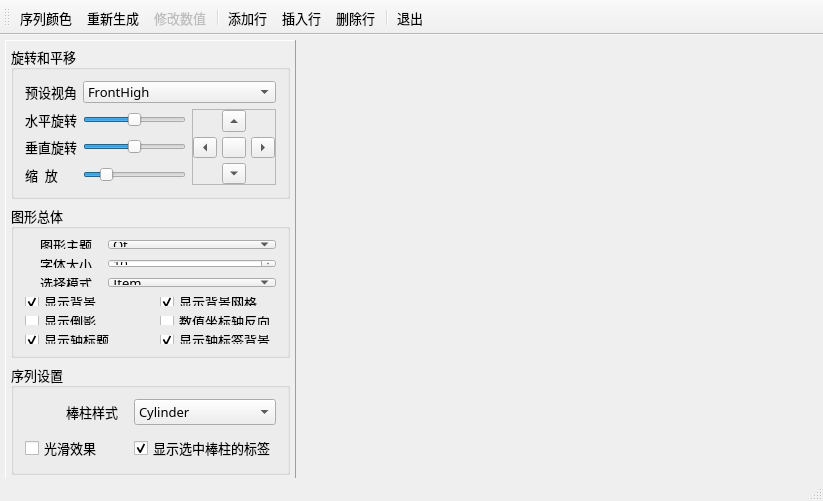
<?xml version="1.0" encoding="UTF-8"?>
<ui version="4.0">
 <class>MainWindow</class>
 <widget class="QMainWindow" name="MainWindow">
  <property name="geometry">
   <rect>
    <x>0</x>
    <y>0</y>
    <width>823</width>
    <height>501</height>
   </rect>
  </property>
  <property name="font">
   <font>
    <family>宋体</family>
    <pointsize>10</pointsize>
   </font>
  </property>
  <property name="windowTitle">
   <string>三维柱状图</string>
  </property>
  <widget class="QWidget" name="centralWidget">
   <widget class="QFrame" name="frameSetup">
    <property name="geometry">
     <rect>
      <x>5</x>
      <y>5</y>
      <width>291</width>
      <height>441</height>
     </rect>
    </property>
    <property name="maximumSize">
     <size>
      <width>300</width>
      <height>16777215</height>
     </size>
    </property>
    <property name="frameShape">
     <enum>QFrame::Panel</enum>
    </property>
    <property name="frameShadow">
     <enum>QFrame::Raised</enum>
    </property>
    <layout class="QVBoxLayout" name="verticalLayout">
     <property name="leftMargin">
      <number>5</number>
     </property>
     <property name="topMargin">
      <number>5</number>
     </property>
     <property name="rightMargin">
      <number>5</number>
     </property>
     <property name="bottomMargin">
      <number>5</number>
     </property>
     <item>
      <widget class="QGroupBox" name="groupBox_2">
       <property name="title">
        <string>旋转和平移</string>
       </property>
       <layout class="QGridLayout" name="gridLayout_3">
        <item row="0" column="0">
         <widget class="QLabel" name="label_5">
          <property name="text">
           <string>预设视角</string>
          </property>
          <property name="buddy">
           <cstring>comboCamera</cstring>
          </property>
         </widget>
        </item>
        <item row="0" column="1" colspan="2">
         <widget class="QComboBox" name="comboCamera">
          <property name="currentIndex">
           <number>2</number>
          </property>
          <item>
           <property name="text">
            <string>FrontLow</string>
           </property>
          </item>
          <item>
           <property name="text">
            <string>Front</string>
           </property>
          </item>
          <item>
           <property name="text">
            <string>FrontHigh</string>
           </property>
          </item>
          <item>
           <property name="text">
            <string>LeftLow</string>
           </property>
          </item>
          <item>
           <property name="text">
            <string>Left</string>
           </property>
          </item>
          <item>
           <property name="text">
            <string>LeftHigh</string>
           </property>
          </item>
          <item>
           <property name="text">
            <string>RightLow</string>
           </property>
          </item>
          <item>
           <property name="text">
            <string>Right</string>
           </property>
          </item>
          <item>
           <property name="text">
            <string>RightHigh</string>
           </property>
          </item>
          <item>
           <property name="text">
            <string>BehindLow</string>
           </property>
          </item>
          <item>
           <property name="text">
            <string>Behind</string>
           </property>
          </item>
          <item>
           <property name="text">
            <string>BehindHigh</string>
           </property>
          </item>
          <item>
           <property name="text">
            <string>IsometricLeft</string>
           </property>
          </item>
          <item>
           <property name="text">
            <string>IsometricLeftHigh</string>
           </property>
          </item>
          <item>
           <property name="text">
            <string>IsometricRight</string>
           </property>
          </item>
          <item>
           <property name="text">
            <string>IsometricRightHigh</string>
           </property>
          </item>
          <item>
           <property name="text">
            <string>DirectlyAbove</string>
           </property>
          </item>
          <item>
           <property name="text">
            <string>DirectlyAboveCW45</string>
           </property>
          </item>
          <item>
           <property name="text">
            <string>DirectlyAboveCCW45</string>
           </property>
          </item>
          <item>
           <property name="text">
            <string>FrontBelow</string>
           </property>
          </item>
          <item>
           <property name="text">
            <string>LeftBelow</string>
           </property>
          </item>
          <item>
           <property name="text">
            <string>RightBelow</string>
           </property>
          </item>
          <item>
           <property name="text">
            <string>BehindBelow</string>
           </property>
          </item>
          <item>
           <property name="text">
            <string>DirectlyBelow</string>
           </property>
          </item>
         </widget>
        </item>
        <item row="1" column="0">
         <widget class="QLabel" name="label_6">
          <property name="text">
           <string>水平旋转</string>
          </property>
          <property name="buddy">
           <cstring>sliderH</cstring>
          </property>
         </widget>
        </item>
        <item row="1" column="1">
         <widget class="QSlider" name="sliderH">
          <property name="minimum">
           <number>-180</number>
          </property>
          <property name="maximum">
           <number>180</number>
          </property>
          <property name="orientation">
           <enum>Qt::Horizontal</enum>
          </property>
         </widget>
        </item>
        <item row="1" column="2" rowspan="3">
         <widget class="QFrame" name="frame">
          <property name="frameShape">
           <enum>QFrame::StyledPanel</enum>
          </property>
          <property name="frameShadow">
           <enum>QFrame::Raised</enum>
          </property>
          <layout class="QGridLayout" name="gridLayout_4">
           <property name="leftMargin">
            <number>0</number>
           </property>
           <property name="topMargin">
            <number>0</number>
           </property>
           <property name="rightMargin">
            <number>0</number>
           </property>
           <property name="bottomMargin">
            <number>0</number>
           </property>
           <property name="spacing">
            <number>5</number>
           </property>
           <item row="0" column="1">
            <widget class="QToolButton" name="btnMoveUp">
             <property name="text">
              <string/>
             </property>
             <property name="arrowType">
              <enum>Qt::UpArrow</enum>
             </property>
            </widget>
           </item>
           <item row="1" column="0">
            <widget class="QToolButton" name="btnMoveLeft">
             <property name="text">
              <string/>
             </property>
             <property name="arrowType">
              <enum>Qt::LeftArrow</enum>
             </property>
            </widget>
           </item>
           <item row="1" column="2">
            <widget class="QToolButton" name="btnMoveRight">
             <property name="text">
              <string/>
             </property>
             <property name="arrowType">
              <enum>Qt::RightArrow</enum>
             </property>
            </widget>
           </item>
           <item row="2" column="1">
            <widget class="QToolButton" name="btnMoveDown">
             <property name="text">
              <string/>
             </property>
             <property name="arrowType">
              <enum>Qt::DownArrow</enum>
             </property>
            </widget>
           </item>
           <item row="1" column="1">
            <widget class="QToolButton" name="btnResetCamera">
             <property name="toolTip">
              <string>复位到FrontHigh视角</string>
             </property>
             <property name="text">
              <string/>
             </property>
             <property name="icon">
              <iconset resource="res.qrc">
               <normaloff>:/icons/images/326.bmp</normaloff>:/icons/images/326.bmp</iconset>
             </property>
            </widget>
           </item>
          </layout>
         </widget>
        </item>
        <item row="2" column="0">
         <widget class="QLabel" name="label_7">
          <property name="text">
           <string>垂直旋转</string>
          </property>
          <property name="buddy">
           <cstring>sliderV</cstring>
          </property>
         </widget>
        </item>
        <item row="2" column="1">
         <widget class="QSlider" name="sliderV">
          <property name="minimum">
           <number>-180</number>
          </property>
          <property name="maximum">
           <number>180</number>
          </property>
          <property name="orientation">
           <enum>Qt::Horizontal</enum>
          </property>
         </widget>
        </item>
        <item row="3" column="0">
         <widget class="QLabel" name="label_8">
          <property name="text">
           <string>缩  放</string>
          </property>
          <property name="buddy">
           <cstring>sliderZoom</cstring>
          </property>
         </widget>
        </item>
        <item row="3" column="1">
         <widget class="QSlider" name="sliderZoom">
          <property name="minimum">
           <number>10</number>
          </property>
          <property name="maximum">
           <number>500</number>
          </property>
          <property name="value">
           <number>100</number>
          </property>
          <property name="orientation">
           <enum>Qt::Horizontal</enum>
          </property>
         </widget>
        </item>
       </layout>
      </widget>
     </item>
     <item>
      <widget class="QGroupBox" name="groupBox_4">
       <property name="title">
        <string>图形总体</string>
       </property>
       <layout class="QGridLayout" name="gridLayout_2">
        <property name="verticalSpacing">
         <number>10</number>
        </property>
        <item row="0" column="0">
         <widget class="QLabel" name="label">
          <property name="text">
           <string>图形主题</string>
          </property>
          <property name="alignment">
           <set>Qt::AlignRight|Qt::AlignTrailing|Qt::AlignVCenter</set>
          </property>
          <property name="indent">
           <number>10</number>
          </property>
          <property name="buddy">
           <cstring>cBoxTheme</cstring>
          </property>
         </widget>
        </item>
        <item row="0" column="1" colspan="2">
         <widget class="QComboBox" name="cBoxTheme">
          <item>
           <property name="text">
            <string>Qt</string>
           </property>
          </item>
          <item>
           <property name="text">
            <string>Primary Colors</string>
           </property>
          </item>
          <item>
           <property name="text">
            <string>Digia</string>
           </property>
          </item>
          <item>
           <property name="text">
            <string>StoneMoss</string>
           </property>
          </item>
          <item>
           <property name="text">
            <string>ArmyBlue</string>
           </property>
          </item>
          <item>
           <property name="text">
            <string>Retro</string>
           </property>
          </item>
          <item>
           <property name="text">
            <string>Ebony</string>
           </property>
          </item>
          <item>
           <property name="text">
            <string>Isabelle</string>
           </property>
          </item>
         </widget>
        </item>
        <item row="1" column="0">
         <widget class="QLabel" name="label_4">
          <property name="text">
           <string>字体大小</string>
          </property>
          <property name="alignment">
           <set>Qt::AlignRight|Qt::AlignTrailing|Qt::AlignVCenter</set>
          </property>
          <property name="indent">
           <number>10</number>
          </property>
          <property name="buddy">
           <cstring>spinFontSize</cstring>
          </property>
         </widget>
        </item>
        <item row="1" column="1" colspan="2">
         <widget class="QSpinBox" name="spinFontSize">
          <property name="minimum">
           <number>5</number>
          </property>
          <property name="value">
           <number>10</number>
          </property>
         </widget>
        </item>
        <item row="2" column="0">
         <widget class="QLabel" name="label_3">
          <property name="text">
           <string>选择模式</string>
          </property>
          <property name="alignment">
           <set>Qt::AlignRight|Qt::AlignTrailing|Qt::AlignVCenter</set>
          </property>
          <property name="indent">
           <number>10</number>
          </property>
         </widget>
        </item>
        <item row="3" column="0">
         <widget class="QCheckBox" name="chkBoxBackground">
          <property name="text">
           <string>显示背景</string>
          </property>
          <property name="checked">
           <bool>true</bool>
          </property>
         </widget>
        </item>
        <item row="3" column="2">
         <widget class="QCheckBox" name="chkBoxGrid">
          <property name="text">
           <string>显示背景网格</string>
          </property>
          <property name="checked">
           <bool>true</bool>
          </property>
         </widget>
        </item>
        <item row="6" column="0" colspan="2">
         <widget class="QCheckBox" name="chkBoxAxisTitle">
          <property name="text">
           <string>显示轴标题</string>
          </property>
          <property name="checked">
           <bool>true</bool>
          </property>
         </widget>
        </item>
        <item row="6" column="2">
         <widget class="QCheckBox" name="chkBoxAxisBackground">
          <property name="text">
           <string>显示轴标签背景</string>
          </property>
          <property name="checked">
           <bool>true</bool>
          </property>
         </widget>
        </item>
        <item row="5" column="0">
         <widget class="QCheckBox" name="chkBoxReflection">
          <property name="text">
           <string>显示倒影</string>
          </property>
         </widget>
        </item>
        <item row="5" column="2">
         <widget class="QCheckBox" name="chkBoxReverse">
          <property name="text">
           <string>数值坐标轴反向</string>
          </property>
         </widget>
        </item>
        <item row="2" column="1" colspan="2">
         <widget class="QComboBox" name="cBoxSelectionMode">
          <property name="currentIndex">
           <number>1</number>
          </property>
          <item>
           <property name="text">
            <string>None</string>
           </property>
          </item>
          <item>
           <property name="text">
            <string>Item</string>
           </property>
          </item>
          <item>
           <property name="text">
            <string>Row</string>
           </property>
          </item>
          <item>
           <property name="text">
            <string>Item And Row</string>
           </property>
          </item>
          <item>
           <property name="text">
            <string>Column</string>
           </property>
          </item>
          <item>
           <property name="text">
            <string>Item And Column</string>
           </property>
          </item>
          <item>
           <property name="text">
            <string>Row And Column</string>
           </property>
          </item>
          <item>
           <property name="text">
            <string>Item Row And Column</string>
           </property>
          </item>
          <item>
           <property name="text">
            <string>Row Slice</string>
           </property>
          </item>
          <item>
           <property name="text">
            <string>Column Slice</string>
           </property>
          </item>
         </widget>
        </item>
       </layout>
      </widget>
     </item>
     <item>
      <widget class="QGroupBox" name="groupBox_3">
       <property name="title">
        <string>序列设置</string>
       </property>
       <layout class="QGridLayout" name="gridLayout">
        <property name="verticalSpacing">
         <number>10</number>
        </property>
        <item row="0" column="0">
         <widget class="QLabel" name="label_2">
          <property name="text">
           <string>棒柱样式</string>
          </property>
          <property name="alignment">
           <set>Qt::AlignRight|Qt::AlignTrailing|Qt::AlignVCenter</set>
          </property>
          <property name="indent">
           <number>10</number>
          </property>
          <property name="buddy">
           <cstring>cBoxBarStyle</cstring>
          </property>
         </widget>
        </item>
        <item row="0" column="1">
         <widget class="QComboBox" name="cBoxBarStyle">
          <property name="currentIndex">
           <number>4</number>
          </property>
          <item>
           <property name="text">
            <string>Bar</string>
           </property>
          </item>
          <item>
           <property name="text">
            <string>Cube</string>
           </property>
          </item>
          <item>
           <property name="text">
            <string>Pyramid</string>
           </property>
          </item>
          <item>
           <property name="text">
            <string>Cone</string>
           </property>
          </item>
          <item>
           <property name="text">
            <string>Cylinder</string>
           </property>
          </item>
          <item>
           <property name="text">
            <string>BevelBar</string>
           </property>
          </item>
          <item>
           <property name="text">
            <string>BevelCube</string>
           </property>
          </item>
          <item>
           <property name="text">
            <string>Sphere</string>
           </property>
          </item>
          <item>
           <property name="text">
            <string>Minimal</string>
           </property>
          </item>
          <item>
           <property name="text">
            <string>Arrow</string>
           </property>
          </item>
          <item>
           <property name="text">
            <string>Point</string>
           </property>
          </item>
         </widget>
        </item>
        <item row="1" column="0">
         <widget class="QCheckBox" name="chkBoxSmooth">
          <property name="text">
           <string>光滑效果</string>
          </property>
         </widget>
        </item>
        <item row="1" column="1">
         <widget class="QCheckBox" name="chkBoxItemLabel">
          <property name="text">
           <string>显示选中棒柱的标签</string>
          </property>
          <property name="checked">
           <bool>true</bool>
          </property>
         </widget>
        </item>
       </layout>
      </widget>
     </item>
     <item>
      <spacer name="verticalSpacer">
       <property name="orientation">
        <enum>Qt::Vertical</enum>
       </property>
       <property name="sizeHint" stdset="0">
        <size>
         <width>20</width>
         <height>40</height>
        </size>
       </property>
      </spacer>
     </item>
    </layout>
   </widget>
  </widget>
  <widget class="QStatusBar" name="statusBar"/>
  <widget class="QToolBar" name="toolBar">
   <property name="windowTitle">
    <string>toolBar</string>
   </property>
   <property name="toolButtonStyle">
    <enum>Qt::ToolButtonTextBesideIcon</enum>
   </property>
   <attribute name="toolBarArea">
    <enum>TopToolBarArea</enum>
   </attribute>
   <attribute name="toolBarBreak">
    <bool>false</bool>
   </attribute>
   <addaction name="actSeries_BaseColor"/>
   <addaction name="actRedraw"/>
   <addaction name="actBar_ChangeValue"/>
   <addaction name="separator"/>
   <addaction name="actData_Add"/>
   <addaction name="actData_Insert"/>
   <addaction name="actData_Delete"/>
   <addaction name="separator"/>
   <addaction name="actClose"/>
  </widget>
  <action name="actBar_ChangeValue">
   <property name="enabled">
    <bool>false</bool>
   </property>
   <property name="icon">
    <iconset resource="res.qrc">
     <normaloff>:/icons/images/810.bmp</normaloff>:/icons/images/810.bmp</iconset>
   </property>
   <property name="text">
    <string>修改数值</string>
   </property>
   <property name="toolTip">
    <string>修改选中棒柱的数值(F2)</string>
   </property>
   <property name="shortcut">
    <string>F2</string>
   </property>
  </action>
  <action name="actClose">
   <property name="icon">
    <iconset resource="res.qrc">
     <normaloff>:/icons/images/132.bmp</normaloff>:/icons/images/132.bmp</iconset>
   </property>
   <property name="text">
    <string>退出</string>
   </property>
   <property name="toolTip">
    <string>退出本程序</string>
   </property>
  </action>
  <action name="actSeries_BaseColor">
   <property name="icon">
    <iconset resource="res.qrc">
     <normaloff>:/icons/images/720.bmp</normaloff>:/icons/images/720.bmp</iconset>
   </property>
   <property name="text">
    <string>序列颜色</string>
   </property>
   <property name="toolTip">
    <string>设置序列基本颜色</string>
   </property>
  </action>
  <action name="actData_Add">
   <property name="icon">
    <iconset resource="res.qrc">
     <normaloff>:/icons/images/316.bmp</normaloff>:/icons/images/316.bmp</iconset>
   </property>
   <property name="text">
    <string>添加行</string>
   </property>
   <property name="toolTip">
    <string>添加一行</string>
   </property>
  </action>
  <action name="actData_Insert">
   <property name="icon">
    <iconset resource="res.qrc">
     <normaloff>:/icons/images/306.bmp</normaloff>:/icons/images/306.bmp</iconset>
   </property>
   <property name="text">
    <string>插入行</string>
   </property>
   <property name="toolTip">
    <string>插入一行</string>
   </property>
  </action>
  <action name="actData_Delete">
   <property name="icon">
    <iconset resource="res.qrc">
     <normaloff>:/icons/images/318.bmp</normaloff>:/icons/images/318.bmp</iconset>
   </property>
   <property name="text">
    <string>删除行</string>
   </property>
   <property name="toolTip">
    <string>删除当前行</string>
   </property>
  </action>
  <action name="actRedraw">
   <property name="icon">
    <iconset resource="res.qrc">
     <normaloff>:/icons/images/3.ico</normaloff>:/icons/images/3.ico</iconset>
   </property>
   <property name="text">
    <string>重新生成</string>
   </property>
   <property name="toolTip">
    <string>重新生成数据画图</string>
   </property>
  </action>
 </widget>
 <layoutdefault spacing="6" margin="11"/>
 <resources>
  <include location="res.qrc"/>
 </resources>
 <connections>
  <connection>
   <sender>actClose</sender>
   <signal>triggered()</signal>
   <receiver>MainWindow</receiver>
   <slot>close()</slot>
   <hints>
    <hint type="sourcelabel">
     <x>-1</x>
     <y>-1</y>
    </hint>
    <hint type="destinationlabel">
     <x>485</x>
     <y>318</y>
    </hint>
   </hints>
  </connection>
 </connections>
</ui>
